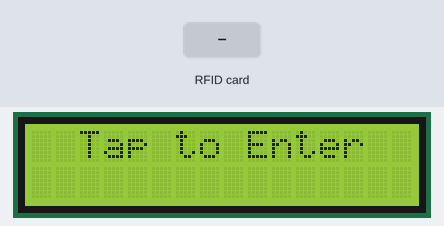
Recording of a program running on a simulated Arduino Mega 2560, built with avr-gcc and run on an emulated ATmega2560. On the bench: 16×2 character LCD. Inputs (shaded band) come from the test bench. What the program prints to the serial monitor is not drawn.

Above: at 1.3 s.
1.4 s: RFID card 5E 7A 19 C4 held to the reader
At 2.3 s:
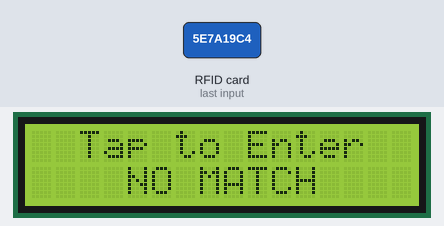
Timing chart, 0 to 4.4 s (numbered marks = the images above; inputs shaded):
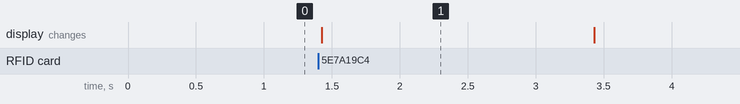

The program:

main.cpp
```cpp
#include <Arduino.h>
#include <SPI.h>
#include <MFRC522.h>
#include <LiquidCrystal.h>

// RFID pin assignments
constexpr uint8_t RST_PIN = 26;
constexpr uint8_t SS_PIN  = 53;

// LCD pin assignments (RS, E, D4, D5, D6, D7)
LiquidCrystal lcd(22, 24, 23, 25, 27, 29);

MFRC522 mfrc522(SS_PIN, RST_PIN);

// Approved RFID codes — add your card's bytes here after first scan
const byte APPROVED[][10] = {
  {0, 0, 0, 0}  // Placeholder — replace with your card's UID bytes
};
constexpr int NUM_APPROVED = sizeof(APPROVED) / sizeof(APPROVED[0]);

void setup() {
  Serial.begin(9600);
  SPI.begin();
  mfrc522.PCD_Init();

  lcd.begin(16, 2);
  lcd.clear();
  lcd.setCursor(0, 0);
  lcd.print("  Tap to Enter  ");

  Serial.println("RFID Door Lock ready");
  Serial.println("Scan a card to see its UID");
}

void loop() {
  if (!mfrc522.PICC_IsNewCardPresent()) return;
  if (!mfrc522.PICC_ReadCardSerial()) return;
  if (mfrc522.uid.size == 0) return;

  // Print UID to serial
  Serial.print("Card UID: ");
  for (byte i = 0; i < mfrc522.uid.size; i++) {
    if (i > 0) Serial.print(", ");
    Serial.print(mfrc522.uid.uidByte[i]);
  }
  Serial.println();

  // Check against approved list
  bool match = false;
  for (int i = 0; i < NUM_APPROVED; i++) {
    byte j;
    for (j = 0; j < mfrc522.uid.size; j++) {
      if (mfrc522.uid.uidByte[j] != APPROVED[i][j]) break;
    }
    if (j == mfrc522.uid.size) {
      match = true;
      break;
    }
  }

  lcd.setCursor(0, 1);
  if (match) {
    Serial.println("ACCESS GRANTED");
    lcd.print("  Come on in!   ");
  } else {
    Serial.println("ACCESS DENIED");
    lcd.print("    NO MATCH    ");
  }
  delay(2000);
  lcd.setCursor(0, 1);
  lcd.print("                ");

  mfrc522.PICC_HaltA();
}
```

Measured:
- after the input at 1.4 s, the display: changes at once (image 1)
- what the display in image 1 shows lasts 2.0 s, from 1.4 s to 3.4 s
